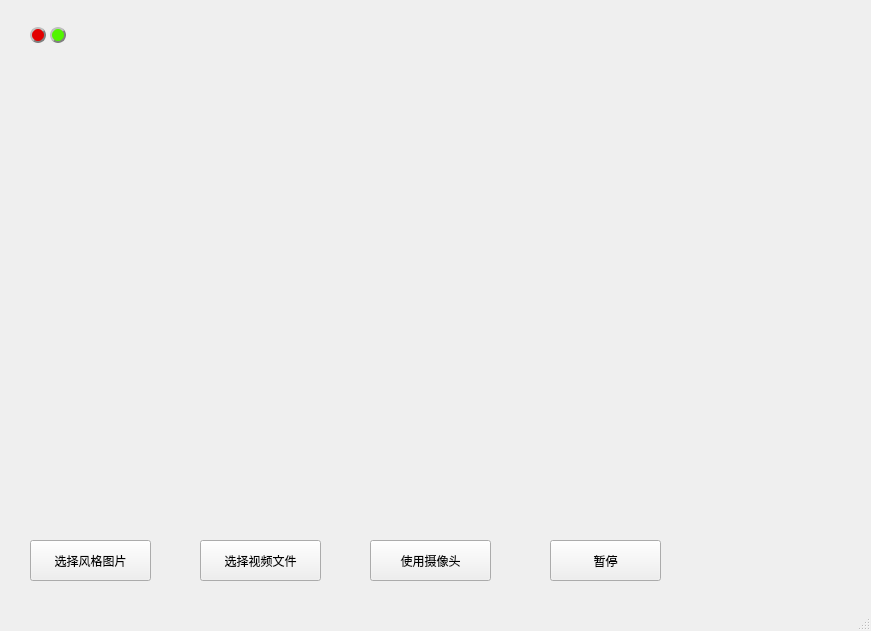
<?xml version="1.0" encoding="UTF-8"?>
<ui version="4.0">
 <class>MainWindow</class>
 <widget class="QMainWindow" name="MainWindow">
  <property name="geometry">
   <rect>
    <x>0</x>
    <y>0</y>
    <width>871</width>
    <height>631</height>
   </rect>
  </property>
  <property name="windowTitle">
   <string>MainWindow</string>
  </property>
  <widget class="QWidget" name="base_weiget">
   <widget class="QWidget" name="widget" native="true">
    <property name="geometry">
     <rect>
      <x>10</x>
      <y>10</y>
      <width>851</width>
      <height>591</height>
     </rect>
    </property>
    <widget class="QWidget" name="widget_2" native="true">
     <property name="geometry">
      <rect>
       <x>10</x>
       <y>40</y>
       <width>811</width>
       <height>531</height>
      </rect>
     </property>
     <widget class="QPushButton" name="btn_pause">
      <property name="geometry">
       <rect>
        <x>530</x>
        <y>490</y>
        <width>111</width>
        <height>41</height>
       </rect>
      </property>
      <property name="text">
       <string>暂停</string>
      </property>
     </widget>
     <widget class="QPushButton" name="btn_capture">
      <property name="geometry">
       <rect>
        <x>350</x>
        <y>490</y>
        <width>121</width>
        <height>41</height>
       </rect>
      </property>
      <property name="text">
       <string>使用摄像头</string>
      </property>
     </widget>
     <widget class="QPushButton" name="btn_input">
      <property name="geometry">
       <rect>
        <x>180</x>
        <y>490</y>
        <width>121</width>
        <height>41</height>
       </rect>
      </property>
      <property name="text">
       <string>选择视频文件</string>
      </property>
     </widget>
     <widget class="QPushButton" name="btn_style">
      <property name="geometry">
       <rect>
        <x>10</x>
        <y>490</y>
        <width>121</width>
        <height>41</height>
       </rect>
      </property>
      <property name="text">
       <string>选择风格图片</string>
      </property>
     </widget>
     <widget class="QLabel" name="label_video">
      <property name="geometry">
       <rect>
        <x>10</x>
        <y>0</y>
        <width>760</width>
        <height>480</height>
       </rect>
      </property>
      <property name="minimumSize">
       <size>
        <width>760</width>
        <height>480</height>
       </size>
      </property>
      <property name="maximumSize">
       <size>
        <width>760</width>
        <height>480</height>
       </size>
      </property>
      <property name="text">
       <string/>
      </property>
     </widget>
    </widget>
    <widget class="QWidget" name="widget_3" native="true">
     <property name="geometry">
      <rect>
       <x>10</x>
       <y>10</y>
       <width>111</width>
       <height>31</height>
      </rect>
     </property>
     <widget class="QPushButton" name="hide">
      <property name="geometry">
       <rect>
        <x>30</x>
        <y>7</y>
        <width>16</width>
        <height>16</height>
       </rect>
      </property>
      <property name="minimumSize">
       <size>
        <width>16</width>
        <height>16</height>
       </size>
      </property>
      <property name="maximumSize">
       <size>
        <width>16</width>
        <height>16</height>
       </size>
      </property>
      <property name="styleSheet">
       <string notr="true">
background-color: rgb(82, 245, 0);
color: rgb(255,255,255);  
border-radius: 8px;  
border: 2px groove gray;
font: 9pt &quot;AcadEref&quot;;
border-style: outset;</string>
      </property>
      <property name="text">
       <string/>
      </property>
     </widget>
     <widget class="QPushButton" name="close">
      <property name="geometry">
       <rect>
        <x>10</x>
        <y>7</y>
        <width>16</width>
        <height>16</height>
       </rect>
      </property>
      <property name="minimumSize">
       <size>
        <width>16</width>
        <height>16</height>
       </size>
      </property>
      <property name="maximumSize">
       <size>
        <width>16</width>
        <height>16</height>
       </size>
      </property>
      <property name="styleSheet">
       <string notr="true">
background-color: rgb(226, 0, 0);
color: rgb(255,255,255);  
border-radius: 8px;  
border: 2px groove gray;
font: 9pt &quot;AcadEref&quot;;
border-style: outset;</string>
      </property>
      <property name="text">
       <string/>
      </property>
     </widget>
    </widget>
   </widget>
  </widget>
  <widget class="QStatusBar" name="statusbar"/>
 </widget>
 <resources/>
 <connections/>
</ui>
